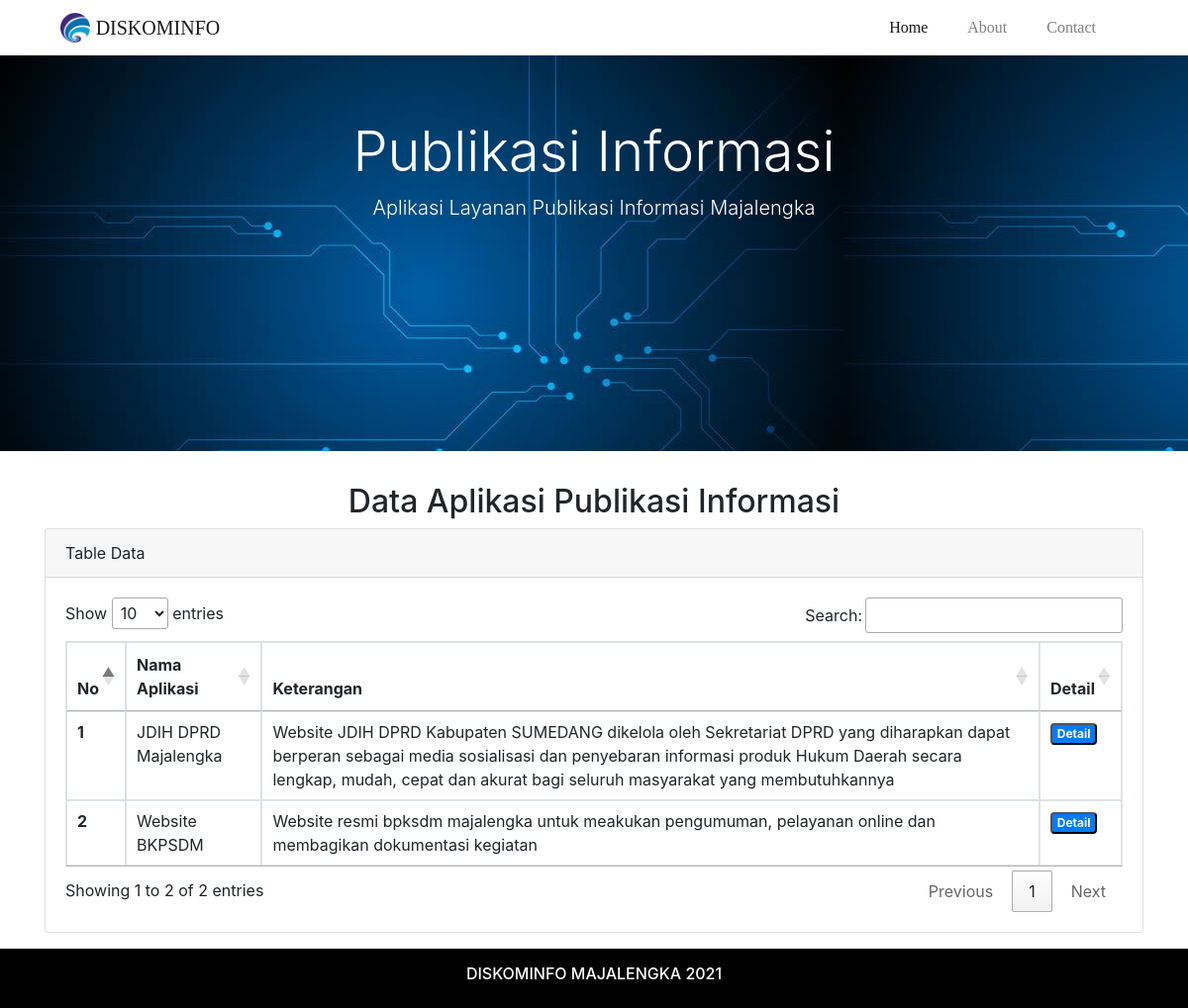
The page /index.php/publikasi/informasi on the database its author committed.
### tables this page shows
CREATE TABLE `data_umum` (
  `id` int(11) NOT NULL,
  `nama_intenal` varchar(255) NOT NULL,
  `nama_ekstenal` varchar(255) NOT NULL,
  `keteangan` varchar(255) NOT NULL,
  `sasaran_layanan` varchar(255) NOT NULL,
  `kategori_sistem` varchar(255) NOT NULL,
  `kategori_akses` varchar(255) NOT NULL,
  `alamar_url` varchar(255) NOT NULL,
  `publikasi` varchar(255) NOT NULL,
  `image` varchar(255) NOT NULL,
  `id_verifikasi` int(11) NOT NULL,
  `id_users` int(11) NOT NULL
);

### application/controllers/Publikasi.php (called while the page is built, shortened)
<?php
class Publikasi extends CI_Controller
{
	public function __construct()
	{
		$this->load->model('publikasimodel');
	}
	public function informasi()
	{
		$data['data'] = $this->publikasimodel->get_informasi();
		$this->load->view('publikasi/informasi', $data);
	}
}

### index.php (called while the page is built, shortened)
<?php
require_once BASEPATH.'core/CodeIgniter.php';

### application/models/Publikasimodel.php (called while the page is built, shortened)
<?php
class Publikasimodel extends CI_Model
{
	public function get_informasi()
	{
		return $this->db->query("SELECT data_umum.nama_intenal, data_umum.id,data_umum.image,data_umum.publikasi,data_umum.keteangan,sasaran_layanan,alamar_url,layanan.jenis_layanan FROM data_umum JOIN layanan ON data_umum.id = layanan.id_aplikasi JOIN verifikasi ON data_umum.id_verifikasi = verifikasi.id WHERE jenis_layanan = 'Publikasi Informasi' AND data_umum.publikasi = 'Ya' AND data_umum.id_verifikasi = 2 ORDER BY nama_intenal ASC")->result();
	}
}

### application/views/publikasi/informasi.php (the view, shortened to what this page needs)
<!doctype html>
<html lang="en">
<head>
	<link rel="stylesheet" href="https://cdn.jsdelivr.net/npm/bootstrap@4.6.0/dist/css/bootstrap.min.css">
	<link rel="stylesheet" type="text/css" href="https://cdn.datatables.net/1.10.23/css/jquery.dataTables.css">
	<link rel="stylesheet" type="text/css" href="https://cdn.datatables.net/1.10.25/css/jquery.dataTables.min.css">
	<link rel="stylesheet" type="text/css" href="https://cdn.datatables.net/buttons/1.7.1/css/buttons.dataTables.min.css">
</head>
<body>
	<div class="container">
		<nav class="navbar navbar-expand-lg navbar-light bg-white">
			<a class="navbar-brand" href="<?= base_url() ?>">
				<img src="<?= base_url('image/logo-diskominfo.png') ?>" width="30" height="30" class="d-inline-block align-top" alt="">
				<span style="font-family:Verdana;">DISKOMINFO</span>
			</a>
			<di v class="collapse navbar-collapse" id="navbarNavAltMarkup">
				<div class="navbar-nav ml-auto" style="font-family: Verdana; color:black;">
					<a class="nav-link active mr-4" href="#">Home</a>
					<a class="nav-link mr-4" href="#">About</a>
					<a class="nav-link mr-4" href="#">Contact</a>
				</div>
			</di>
		</nav>
	</div>
	<div class="jumbotron jumbotron-fluid text-center" style="background-image: url('<?= base_url('image/bg.jpg'); ?>'); height:400px;">
		<div class="container" style="color: white;">
			<h1 class="display-4">Publikasi Informasi</h1>
			<p class="lead">Aplikasi Layanan Publikasi Informasi Majalengka</p>
		</div>
	</div>
	<div class="container mt-4">
		<h2 class="text-center">Data Aplikasi Publikasi Informasi</h2>
		<div class="card">
			<div class="card-header">Table Data</div>
			<div class="card-body">
				<table id="table_history" class="table  table-bordered" cellspacing="0" style="width:100%">
					<thead>
						<tr>
							<th scope="col">No</th>
							<th scope="col">Nama Aplikasi</th>
							<th scope="col">Keterangan</th>
							<th scope="col">Detail</th>
						</tr>
					</thead>
					<tbody>
						<?php
						$no = 1;
						foreach ($data as $d) {
						?>
							<tr>
								<th scope="row"><?= $no++; ?></th>
								<td><?= $d->nama_intenal ?></td>
								<td><?= $d->keteangan ?></td>
								<td>
									<form action="<?= base_url('publikasi/detail') ?>" method="POST">
										<button class="badge badge-primary" type="submit" name="informasi">Detail</button>
									</form>
								</td>
							</tr>
						<?php } ?>
					</tbody>
				</table>
			</div>
		</div>
	</div>
	<footer class="container-fluid text-center mt-3 p-3" style="background-color: #000;">
		<h6 style="color: white;">DISKOMINFO MAJALENGKA <?= date('Y') ?></h6>
	</footer>
</body>
</html>

### rows shown on the page
data_umum: nama_intenal "JDIH DPRD Majalengka", keteangan "Website JDIH DPRD Kabupaten SUMEDANG dikelola oleh Sekretariat DPRD yang diharapkan dapat berperan sebagai media sosialisasi dan penyebaran informasi produk Hukum Daerah secara lengkap, mudah, cepat dan akurat bagi seluruh masyarakat yang membutuhkannya"
data_umum: nama_intenal "Website BKPSDM", keteangan "Website resmi bpksdm majalengka untuk meakukan pengumuman, pelayanan online dan membagikan dokumentasi kegiatan"
